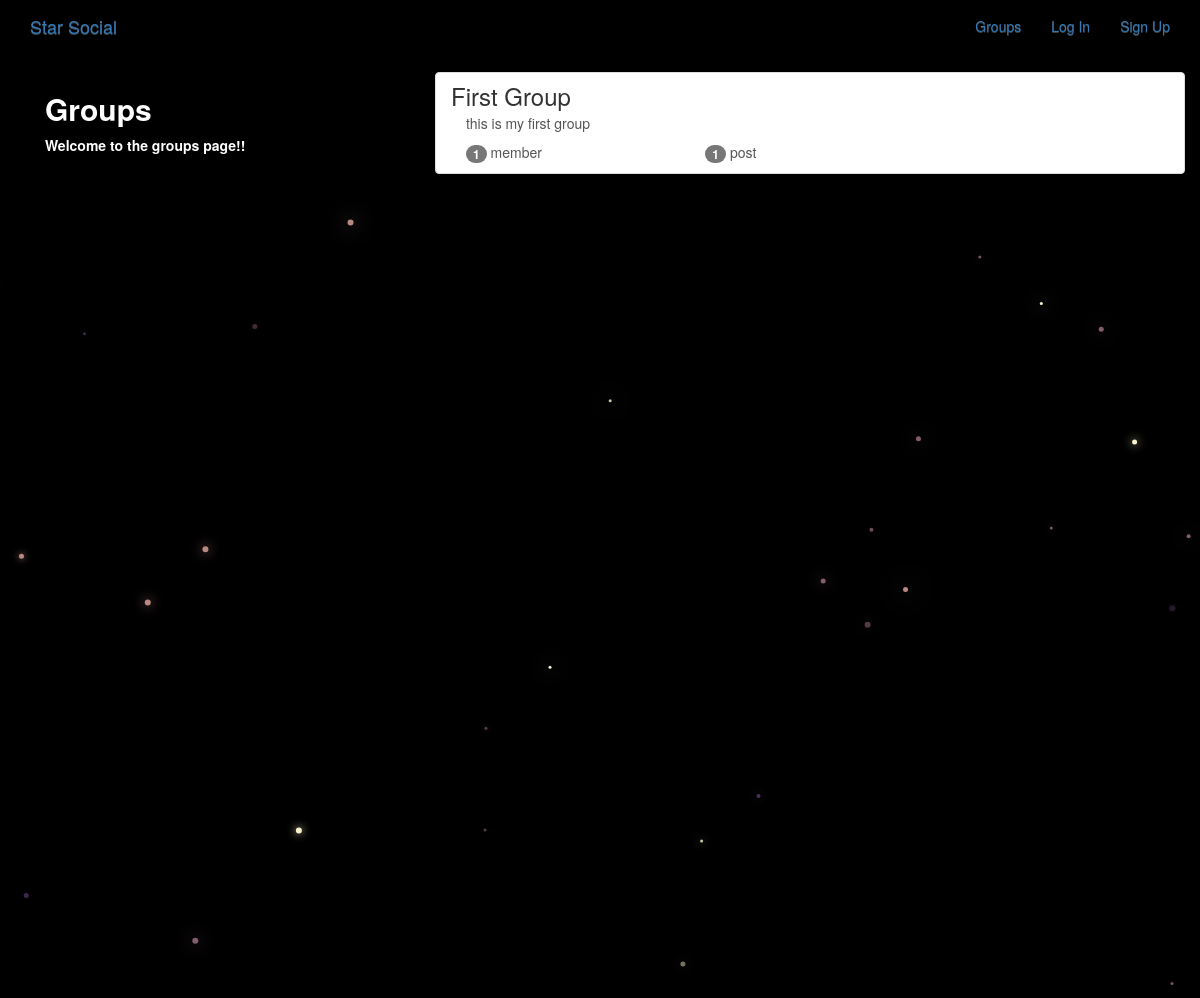
The app's page /groups/ with its own data.
### groups/models.py (models this page shows, shortened)
class Group(models.Model):
    name = models.CharField(max_length=255,unique=True)
    slug = models.SlugField(allow_unicode=True,unique=True)
    description = models.TextField(blank=True,default='')
    members = models.ManyToManyField(User, through="GroupMember")
    class Meta:
        ordering = ["name"]

### groups/views.py (the view)
# urls.py: path('',views.ListGroups.as_view(),name="all"),
class ListGroups(generic.ListView):
    model = Group

### groups/templates/groups/group_list.html (shortened to what this page needs)
{% extends "groups/group_base.html" %}
{% block pregroup %}
<div class="col-md-4">
  <div class="content">
      <h2><b>Groups</b></h2>
      <p><b>Welcome to the groups page!! </b></p>
  </div>
</div>
{% endblock %}
{% block group_content %}
<div class="col-md-8">
  <div class="list-group">
    {% for group in object_list %}
    <a  href="{% url 'groups:single' slug=group.slug %}"
    class="list-group-item ">
    <h3 class='title list-group-item-heading'>{{ group.name }}</h3>
    <div class="list-group-item-text container-fluid">
      <p>{{ group.description|safe }}</p>
      <div class="row">
        <div class="col-md-4">
          <span class='badge'>{{ group.members.count }}</span>
          member{{ group.members.count|pluralize }}
        </div>
        <div class="col-md-4">
          <span class='badge'>{{group.posts.count}}</span>
          post{{group.posts.count|pluralize}}
        </div>
      </div>
    </div>
    </a>
    {% endfor %}
  </div>
</div>
{% endblock %}

### static/simplesocial/css/master.css (style rules this page uses)
body { margin: 0; overflow: hidden; background-color: black; color:white; }

### records on screen
Group: name "First Group", description "this is my first group", members.count "1", posts.count "1"
